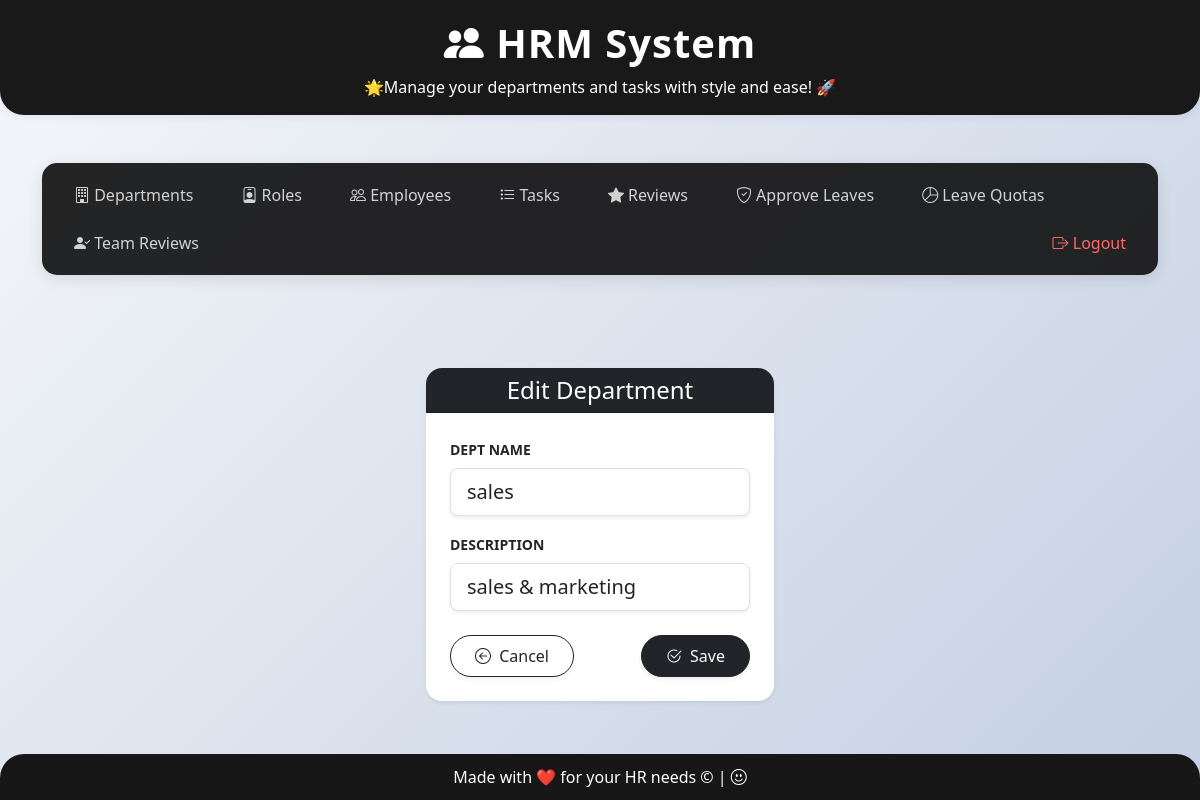
The page /departments/edit/1/ (signed in) on the database as committed earlier.
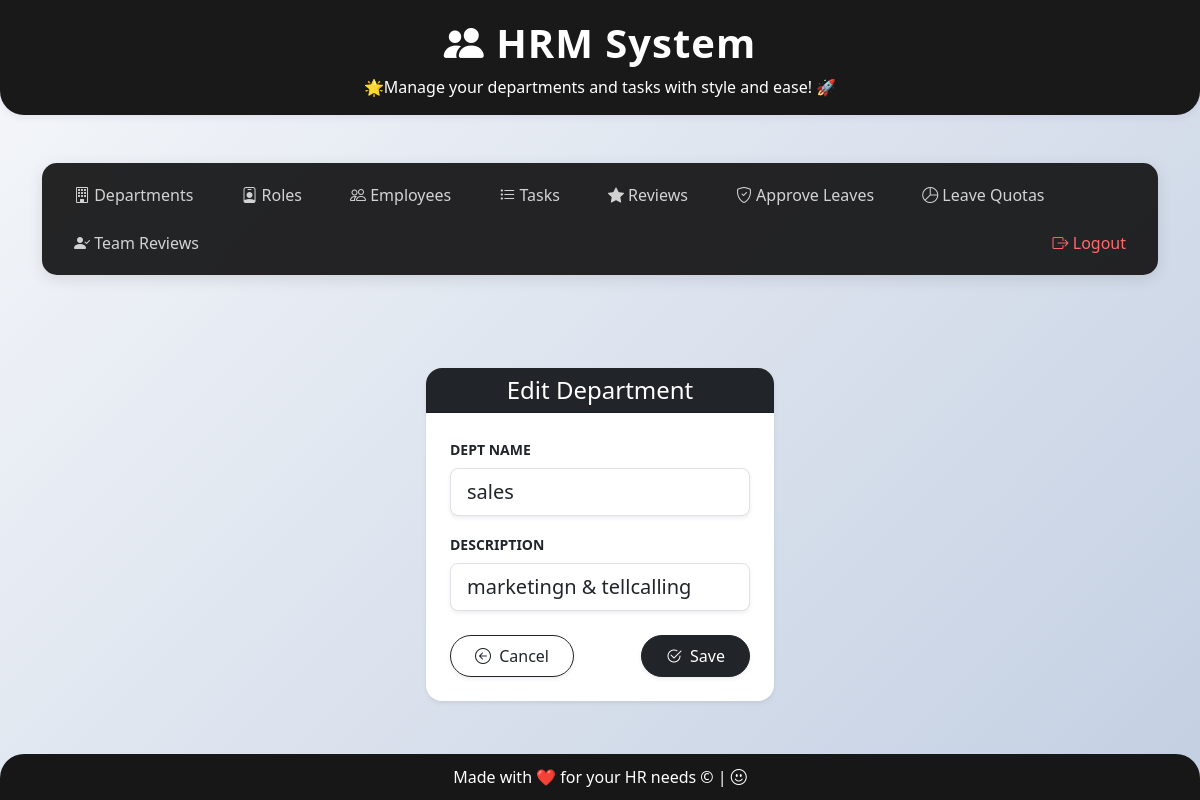
The same page on the database as committed later.
### department/models.py (models this page shows, shortened)
class Department(models.Model):
    id = models.BigAutoField(primary_key=True)
    dept_name = models.CharField(max_length=100)
    description = models.CharField(max_length=300)
    created_at = models.DateTimeField(auto_now_add=True)
    updated_at = models.DateTimeField(auto_now=True)
    status = models.BooleanField(default=True)

### department/views.py (the view)
    def wrapper(request, *args, **kwargs):
        if not is_admin_user(request):
            messages.error(request, 'Access denied. Admin privileges required.')
            return redirect('employee_login')
        return view_func(request, *args, **kwargs)

### department/forms.py
class DepartmentForm(forms.ModelForm):
    class Meta:
        model = Department
        fields = ['dept_name', 'description']

### department/views.py (called while the page is built)
def is_admin_user(request):
    return request.user.is_authenticated and request.user.is_superuser

def admin_only(view_func):
    def wrapper(request, *args, **kwargs):
        if not is_admin_user(request):
            messages.error(request, 'Access denied. Admin privileges required.')
            return redirect('employee_login')
        return view_func(request, *args, **kwargs)
    return wrapper

@admin_only
def edit_department(request, dept_id):
    department = get_object_or_404(Department, pk=dept_id)
    if request.method == "POST":
        form = DepartmentForm(request.POST, instance=department)
        if form.is_valid():
            form.save()
            messages.success(request, "Department updated successfully.")
            return redirect('department_dashboard')
    else:
        form = DepartmentForm(instance=department)
    return render(request, "department/add_edit.html", {"form": form})

### templates/department/add_edit.html (shortened to what this page needs)
{% extends "base.html" %}
{% load widget_tweaks %}
{% block content %}
<div class="container py-5">
  <div class="row justify-content-center">
    <div class="col-md-4 col-lg-4">
      <div class="card shadow-sm border-0 rounded-4">
        <div class="card-header bg-dark text-white rounded-top-4">
          <h4 class="mb-0 text-center">
            {{ form.instance.pk|yesno:"Edit Department,Add Department" }}
          </h4>
        </div>
        <div class="card-body p-4">
          <form method="post" novalidate>
            {% for field in form %}
            <div class="mb-3">
              <label
                for="{{ field.id_for_label }}"
                class="form-label fw-semibold text-dark small text-uppercase"
              >
                {{ field.label }}
              </label>
              {{ field|add_class:"form-control form-control-lg shadow-sm rounded-3" }}
            </div>
            {% endfor %}
            <div class="d-flex justify-content-between mt-4">
              <a
                href="{% url 'department_dashboard' %}"
                class="btn btn-outline-dark px-4 py-2 rounded-pill shadow-sm"
              >
                <i class="bi bi-arrow-left-circle me-1"></i> Cancel
              </a>
              <button
````                type="submit"
                class="btn btn-dark px-4 py-2 rounded-pill shadow-sm"
              >
                <i class="bi bi-check2-circle me-1"></i> Save
              </button>
            </div>
          </form>
        </div>
      </div>
    </div>
  </div>
</div>
{% endblock %}

Rows that differ between the two databases and show on the page:
changed Department "Edit Department": description "sales & marketing" → "marketingn & tellcalling"
